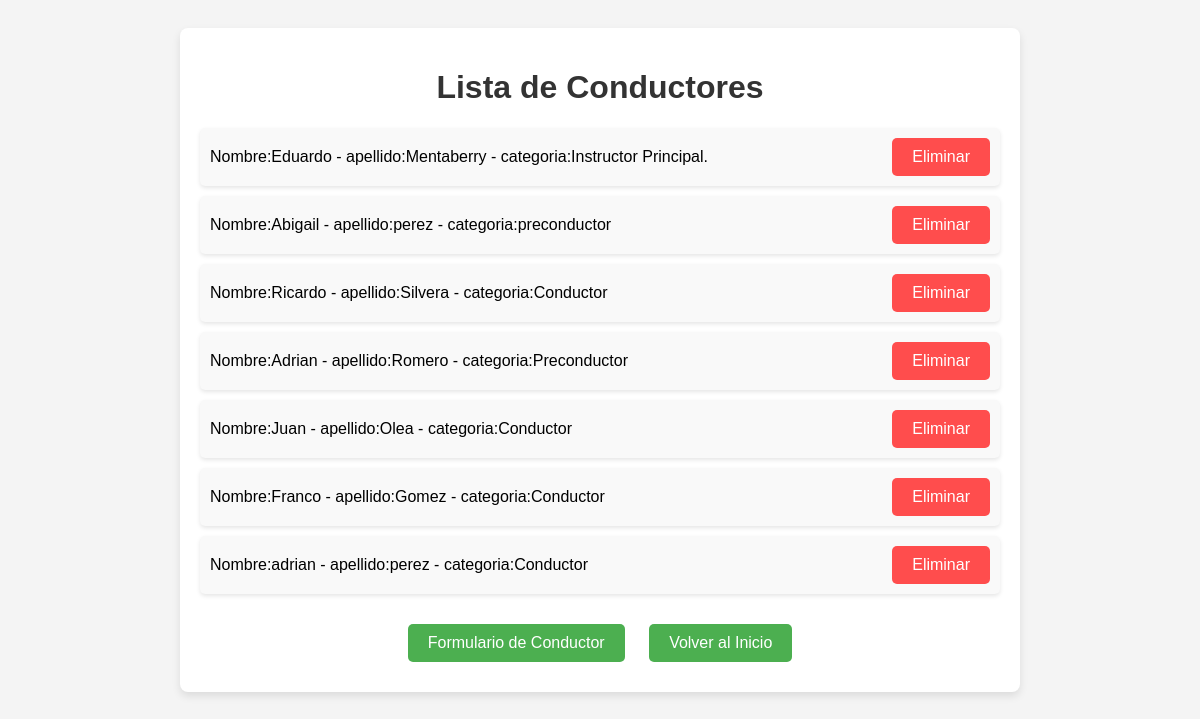
The page /leerconductor/ (signed in) on the database its author committed.
### App/models.py (models this page shows)
class Conductor(models.Model):
    nombre = models.CharField(max_length=30)
    apellido = models.CharField(max_length=30)
    categoria = models.CharField(max_length=30)
    def __str__(self):
        return f"Nombre:{self.nombre} - apellido:{self.apellido} - categoria:{self.categoria}"

### App/views.py (the view)
# urls.py: path('leerconductor/', views.leerconductor, name="leerconductor"),
@login_required
def leerconductor(request):
    conductores = Conductor.objects.all()
    contexto = {"conductores": conductores}
    return render(request, "App/leerconductores.html", contexto)

### App/templates/app/leerconductores.html (shortened to what this page needs)
<!DOCTYPE html>
<html lang="en">
<head>
</head>
<body>
    <div class="container">
        <h1>Lista de Conductores</h1>
        <ul>
            {% for p in conductores %}
            <li>
                {{ p }}
                <a href="{% url 'eliminarconductor' p.nombre %}" class="btn">Eliminar</a>
            </li>
            {% endfor %}
        </ul>
        <div class="action-buttons">
            <a href="{% url 'conductorformulario' %}">Formulario de Conductor</a>
            <a href="{% url 'inicio' %}">Volver al Inicio</a>
        </div>
    </div>
</body>
</html>

### App/templates/app/leerconductores.html (style rules this page uses)
body { font-family: Arial, sans-serif; background-color: #f4f4f4; padding: 20px; }
.container { max-width: 800px; margin: 0 auto; background-color: #fff; padding: 20px; border-radius: 8px; box-shadow: 0 4px 8px rgba(0, 0, 0, 0.1); }
h1 { text-align: center; color: #333; }
ul { list-style-type: none; padding: 0; }
li { display: flex; justify-content: space-between; align-items: center; padding: 10px; margin: 10px 0; background-color: #f9f9f9; border-radius: 5px; box-shadow: 0 2px 4px rgba(0, 0, 0, 0.1); }
.btn { background-color: #ff4d4d; color: white; padding: 10px 20px; border: none; border-radius: 5px; cursor: pointer; text-decoration: none; }
.action-buttons { margin-top: 20px; text-align: center; }
.action-buttons a { display: inline-block; background-color: #4CAF50; color: white; padding: 10px 20px; margin: 10px; border-radius: 5px; text-decoration: none; }

### rows shown on the page
Conductor: nombre+apellido+categoria "Nombre:Eduardo - apellido:Mentaberry - categoria:Instructor Principal."
Conductor: nombre+apellido+categoria "Nombre:Abigail - apellido:perez - categoria:preconductor"
Conductor: nombre+apellido+categoria "Nombre:Ricardo - apellido:Silvera - categoria:Conductor"
Conductor: nombre+apellido+categoria "Nombre:Adrian - apellido:Romero - categoria:Preconductor"
Conductor: nombre+apellido+categoria "Nombre:Juan - apellido:Olea - categoria:Conductor"
Conductor: nombre+apellido+categoria "Nombre:Franco - apellido:Gomez - categoria:Conductor"
Conductor: nombre+apellido+categoria "Nombre:adrian - apellido:perez - categoria:Conductor"
